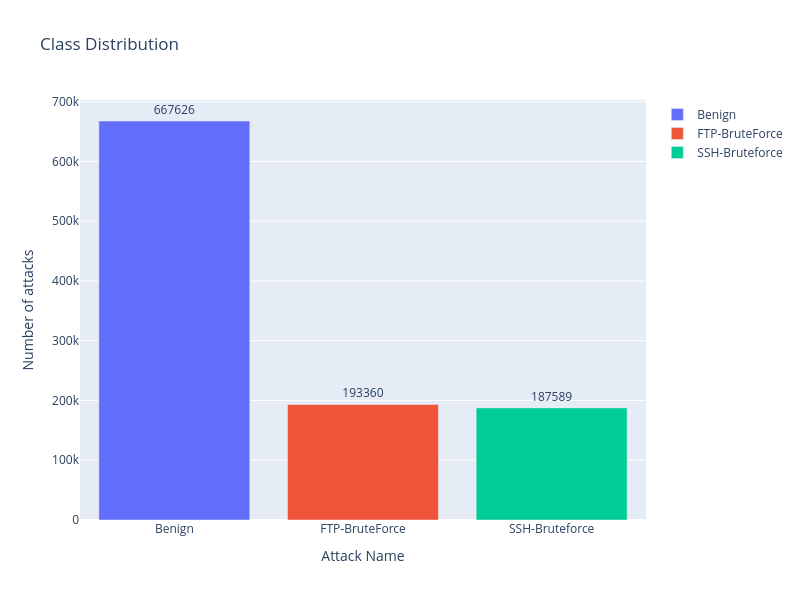

The code cell stored with this chart in its notebook:
### Code cell
import pandas as pd
import matplotlib.pyplot as plt
import seaborn as sns
import numpy as np
from sklearn.metrics import confusion_matrix, roc_curve, roc_auc_score
from sklearn.model_selection import train_test_split, GridSearchCV, cross_validate
from sklearn.pipeline import make_pipeline
from sklearn.preprocessing import OneHotEncoder, StandardScaler
from sklearn.compose import ColumnTransformer
import lightgbm as lgb
import plotly.graph_objs as go
from plotly.offline import init_notebook_mode, iplot
from sklearn.compose import make_column_selector

# Load the dataset
df = pd.read_csv('C://Users//satya//Documents//Intrusion_Detection_2//Intrusion-Detection-2GB-2018//02-14-2018.csv')

# Display basic information about the dataset
print(df.head())
print(df.info())
print(df["Label"].value_counts())

# Plot class distribution using Plotly
init_notebook_mode(connected=True)
fig = go.Figure(data=[
    go.Bar(name='Benign', 
           y=df["Label"].value_counts().values[0:1],
           x=['Benign'],
           text = df["Label"].value_counts()[0:1],
           orientation='v',
           textposition='outside',),
    go.Bar(name='FTP-BruteForce', 
           y=df["Label"].value_counts().values[1:2],
           x=['FTP-BruteForce'],
           text = df["Label"].value_counts()[1:2],
           orientation='v',
           textposition='outside',),
    go.Bar(name='SSH-Bruteforce', 
           y=df["Label"].value_counts().values[2:],
           x=['SSH-Bruteforce'],
           text = df["Label"].value_counts()[2:],
           orientation='v',
           textposition='outside',)
])

fig.update_layout(
                  width=800,
                  height=600,
                  title=f'Class Distribution',
                  yaxis_title='Number of attacks',
                  xaxis_title='Attack Name',)
iplot(fig)

# Shorten the data
df1 = df[df["Label"] == "Benign"][:5000]
df2 = df[df["Label"] == "FTP-BruteForce"][:5000]
df3 = df[df["Label"] == "SSH-Bruteforce"][:5000]

df = pd.concat([df1, df2], axis=0)

# Drop NaN values and encode target labels
data = df.dropna()
target = data["Label"]
data = data.drop(columns="Label", axis=1)
data = data.loc[:, (df != 0).any(axis=0)]
target = pd.get_dummies(target)

# Select one of the columns resulting from one-hot encoding as the target variable
# For example, selecting 'Benign' as the target
target = target["Benign"]

# Correlation analysis
cor_B = data.corrwith(other=target, method='pearson')

# Drop irrelevant columns
data = data.drop(columns=["Protocol", "PSH Flag Cnt", "Init Fwd Win Byts", "Flow Byts/s", "Flow Pkts/s"], axis=1)

# Define column selectors and preprocessors
numerical_columns_selector = make_column_selector(dtype_exclude=object)
categorical_columns_selector = make_column_selector(dtype_include=object)
categorical_preprocessor = OneHotEncoder(handle_unknown="ignore")
numerical_preprocessor = StandardScaler()

# Create preprocessor
preprocessor = ColumnTransformer([
    ('one-hot-encoder', categorical_preprocessor, categorical_columns_selector),
    ('standard-scaler', numerical_preprocessor, numerical_columns_selector)])

# Define model
model = make_pipeline(preprocessor, lgb.LGBMClassifier())

# Define hyperparameters for grid search
param_grid = {
    'lgbmclassifier__learning_rate': [0.01, 0.05, 0.1],
    'lgbmclassifier__n_estimators': [50, 100, 200],
    'lgbmclassifier__num_leaves': [20, 30, 40],
    'lgbmclassifier__min_child_samples': [20, 30, 40]
}

# Perform GridSearchCV
grid_search = GridSearchCV(model, param_grid, cv=5, scoring='accuracy', n_jobs=-1)
grid_search.fit(data, target)

# Print best parameters and best score
print("Best Parameters:", grid_search.best_params_)
print("Best Score:", grid_search.best_score_)

# Cross-validation
cv_results = cross_validate(model, data, target, cv=5)

# Print cross-validation results
scores = cv_results["test_score"]
print("The mean cross-validation accuracy is:", f"{scores.mean():.3f}", "+/-", f"{scores.std():.3f}")

# Confusion Matrix Heatmap
X_train, X_test, y_train, y_test = train_test_split(data, target, test_size=0.2, random_state=42)
model.fit(X_train, y_train)
y_pred = model.predict(X_test)
conf_matrix = confusion_matrix(y_test, y_pred)

plt.figure(figsize=(8, 6))
sns.heatmap(conf_matrix, annot=True, fmt="d", cmap="Blues")
plt.xlabel('Predicted labels')
plt.ylabel('True labels')
plt.title('Confusion Matrix')
plt.show()

# ROC Curve
y_prob = model.predict_proba(X_test)
fpr, tpr, thresholds = roc_curve(y_test, y_prob[:, 1])
roc_auc = roc_auc_score(y_test, y_prob[:, 1])

plt.figure(figsize=(8, 6))
plt.plot(fpr, tpr, color='blue', lw=2, label='ROC curve (area = %0.2f)' % roc_auc)
plt.plot([0, 1], [0, 1], color='red', lw=2, linestyle='--')
plt.xlim([0.0, 1.0])
plt.ylim([0.0, 1.05])
plt.xlabel('False Positive Rate')
plt.ylabel('True Positive Rate')
plt.title('Receiver Operating Characteristic (ROC)')
plt.legend(loc="lower right")
plt.show()

### Figure 1 — Plotly figure (JSON) as saved in the notebook; plotly's stock layout.template omitted (floating-point values rounded to 4 significant figures)
{"data": [{"name": "Benign", "orientation": "v", "text": [667626], "textposition": "outside", "type": "bar", "x": ["Benign"], "y": [667626]}, {"name": "FTP-BruteForce", "orientation": "v", "text": [193360], "textposition": "outside", "type": "bar", "x": ["FTP-BruteForce"], "y": [193360]}, {"name": "SSH-Bruteforce", "orientation": "v", "text": [187589], "textposition": "outside", "type": "bar", "x": ["SSH-Bruteforce"], "y": [187589]}], "layout": {"height": 600, "title": {"text": "Class Distribution"}, "width": 800, "xaxis": {"title": {"text": "Attack Name"}}, "yaxis": {"title": {"text": "Number of attacks"}}}}
